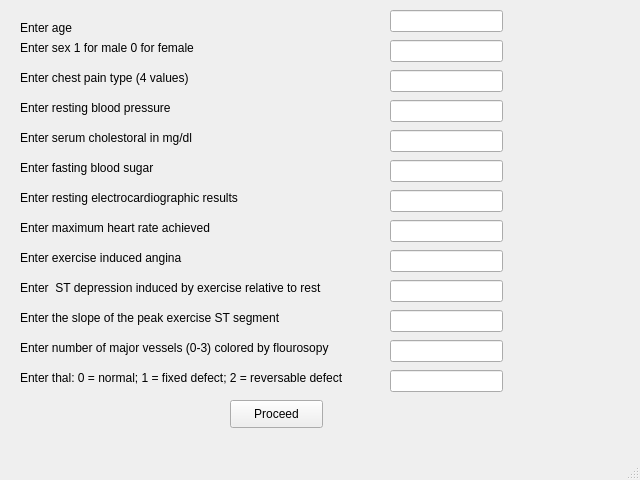
<?xml version="1.0" encoding="UTF-8"?>
<ui version="4.0">
 <class>MainWindow</class>
 <widget class="QMainWindow" name="MainWindow">
  <property name="geometry">
   <rect>
    <x>0</x>
    <y>0</y>
    <width>640</width>
    <height>480</height>
   </rect>
  </property>
  <property name="minimumSize">
   <size>
    <width>640</width>
    <height>480</height>
   </size>
  </property>
  <property name="windowTitle">
   <string>MainWindow</string>
  </property>
  <widget class="QWidget" name="centralwidget">
   <widget class="QLabel" name="label">
    <property name="geometry">
     <rect>
      <x>20</x>
      <y>20</y>
      <width>55</width>
      <height>16</height>
     </rect>
    </property>
    <property name="text">
     <string>Enter age</string>
    </property>
   </widget>
   <widget class="QLabel" name="label_2">
    <property name="geometry">
     <rect>
      <x>20</x>
      <y>40</y>
      <width>241</width>
      <height>16</height>
     </rect>
    </property>
    <property name="text">
     <string>Enter sex 1 for male 0 for female </string>
    </property>
   </widget>
   <widget class="QLineEdit" name="age">
    <property name="enabled">
     <bool>true</bool>
    </property>
    <property name="geometry">
     <rect>
      <x>390</x>
      <y>10</y>
      <width>113</width>
      <height>22</height>
     </rect>
    </property>
   </widget>
   <widget class="QLineEdit" name="sex">
    <property name="geometry">
     <rect>
      <x>390</x>
      <y>40</y>
      <width>113</width>
      <height>22</height>
     </rect>
    </property>
   </widget>
   <widget class="QLabel" name="label_3">
    <property name="geometry">
     <rect>
      <x>20</x>
      <y>70</y>
      <width>241</width>
      <height>16</height>
     </rect>
    </property>
    <property name="text">
     <string>Enter chest pain type (4 values)</string>
    </property>
   </widget>
   <widget class="QLineEdit" name="cp">
    <property name="geometry">
     <rect>
      <x>390</x>
      <y>70</y>
      <width>113</width>
      <height>22</height>
     </rect>
    </property>
   </widget>
   <widget class="QLabel" name="label_4">
    <property name="geometry">
     <rect>
      <x>20</x>
      <y>100</y>
      <width>241</width>
      <height>16</height>
     </rect>
    </property>
    <property name="text">
     <string>Enter resting blood pressure</string>
    </property>
   </widget>
   <widget class="QLineEdit" name="trestbps">
    <property name="geometry">
     <rect>
      <x>390</x>
      <y>100</y>
      <width>113</width>
      <height>22</height>
     </rect>
    </property>
   </widget>
   <widget class="QLabel" name="label_5">
    <property name="geometry">
     <rect>
      <x>20</x>
      <y>130</y>
      <width>241</width>
      <height>16</height>
     </rect>
    </property>
    <property name="text">
     <string>Enter serum cholestoral in mg/dl</string>
    </property>
   </widget>
   <widget class="QLineEdit" name="chol">
    <property name="geometry">
     <rect>
      <x>390</x>
      <y>130</y>
      <width>113</width>
      <height>22</height>
     </rect>
    </property>
   </widget>
   <widget class="QLabel" name="label_6">
    <property name="geometry">
     <rect>
      <x>20</x>
      <y>160</y>
      <width>241</width>
      <height>16</height>
     </rect>
    </property>
    <property name="text">
     <string>Enter fasting blood sugar</string>
    </property>
   </widget>
   <widget class="QLineEdit" name="fbs">
    <property name="geometry">
     <rect>
      <x>390</x>
      <y>160</y>
      <width>113</width>
      <height>22</height>
     </rect>
    </property>
   </widget>
   <widget class="QLabel" name="label_7">
    <property name="geometry">
     <rect>
      <x>20</x>
      <y>190</y>
      <width>241</width>
      <height>16</height>
     </rect>
    </property>
    <property name="text">
     <string>Enter resting electrocardiographic results</string>
    </property>
   </widget>
   <widget class="QLineEdit" name="restecg">
    <property name="geometry">
     <rect>
      <x>390</x>
      <y>190</y>
      <width>113</width>
      <height>22</height>
     </rect>
    </property>
   </widget>
   <widget class="QLabel" name="label_8">
    <property name="geometry">
     <rect>
      <x>20</x>
      <y>220</y>
      <width>241</width>
      <height>16</height>
     </rect>
    </property>
    <property name="text">
     <string>Enter maximum heart rate achieved </string>
    </property>
   </widget>
   <widget class="QLineEdit" name="thalach">
    <property name="geometry">
     <rect>
      <x>390</x>
      <y>220</y>
      <width>113</width>
      <height>22</height>
     </rect>
    </property>
   </widget>
   <widget class="QLabel" name="label_9">
    <property name="geometry">
     <rect>
      <x>20</x>
      <y>250</y>
      <width>241</width>
      <height>16</height>
     </rect>
    </property>
    <property name="text">
     <string>Enter exercise induced angina</string>
    </property>
   </widget>
   <widget class="QLineEdit" name="exang">
    <property name="geometry">
     <rect>
      <x>390</x>
      <y>250</y>
      <width>113</width>
      <height>22</height>
     </rect>
    </property>
   </widget>
   <widget class="QLabel" name="label_10">
    <property name="geometry">
     <rect>
      <x>20</x>
      <y>280</y>
      <width>381</width>
      <height>16</height>
     </rect>
    </property>
    <property name="text">
     <string>Enter  ST depression induced by exercise relative to rest</string>
    </property>
   </widget>
   <widget class="QLineEdit" name="oldpeak">
    <property name="geometry">
     <rect>
      <x>390</x>
      <y>280</y>
      <width>113</width>
      <height>22</height>
     </rect>
    </property>
   </widget>
   <widget class="QLabel" name="label_11">
    <property name="geometry">
     <rect>
      <x>20</x>
      <y>310</y>
      <width>381</width>
      <height>16</height>
     </rect>
    </property>
    <property name="text">
     <string>Enter the slope of the peak exercise ST segment</string>
    </property>
   </widget>
   <widget class="QLineEdit" name="slope">
    <property name="geometry">
     <rect>
      <x>390</x>
      <y>310</y>
      <width>113</width>
      <height>22</height>
     </rect>
    </property>
   </widget>
   <widget class="QLabel" name="label_12">
    <property name="geometry">
     <rect>
      <x>20</x>
      <y>340</y>
      <width>381</width>
      <height>16</height>
     </rect>
    </property>
    <property name="text">
     <string>Enter number of major vessels (0-3) colored by flourosopy</string>
    </property>
   </widget>
   <widget class="QLineEdit" name="ca">
    <property name="geometry">
     <rect>
      <x>390</x>
      <y>340</y>
      <width>113</width>
      <height>22</height>
     </rect>
    </property>
   </widget>
   <widget class="QLabel" name="label_13">
    <property name="geometry">
     <rect>
      <x>20</x>
      <y>370</y>
      <width>381</width>
      <height>16</height>
     </rect>
    </property>
    <property name="text">
     <string>Enter thal: 0 = normal; 1 = fixed defect; 2 = reversable defect</string>
    </property>
   </widget>
   <widget class="QLineEdit" name="thal">
    <property name="geometry">
     <rect>
      <x>390</x>
      <y>370</y>
      <width>113</width>
      <height>22</height>
     </rect>
    </property>
   </widget>
   <widget class="QPushButton" name="process">
    <property name="geometry">
     <rect>
      <x>230</x>
      <y>400</y>
      <width>93</width>
      <height>28</height>
     </rect>
    </property>
    <property name="text">
     <string>Proceed</string>
    </property>
   </widget>
  </widget>
  <widget class="QMenuBar" name="menubar">
   <property name="geometry">
    <rect>
     <x>0</x>
     <y>0</y>
     <width>640</width>
     <height>26</height>
    </rect>
   </property>
  </widget>
  <widget class="QStatusBar" name="statusbar"/>
 </widget>
 <resources/>
 <connections/>
</ui>
